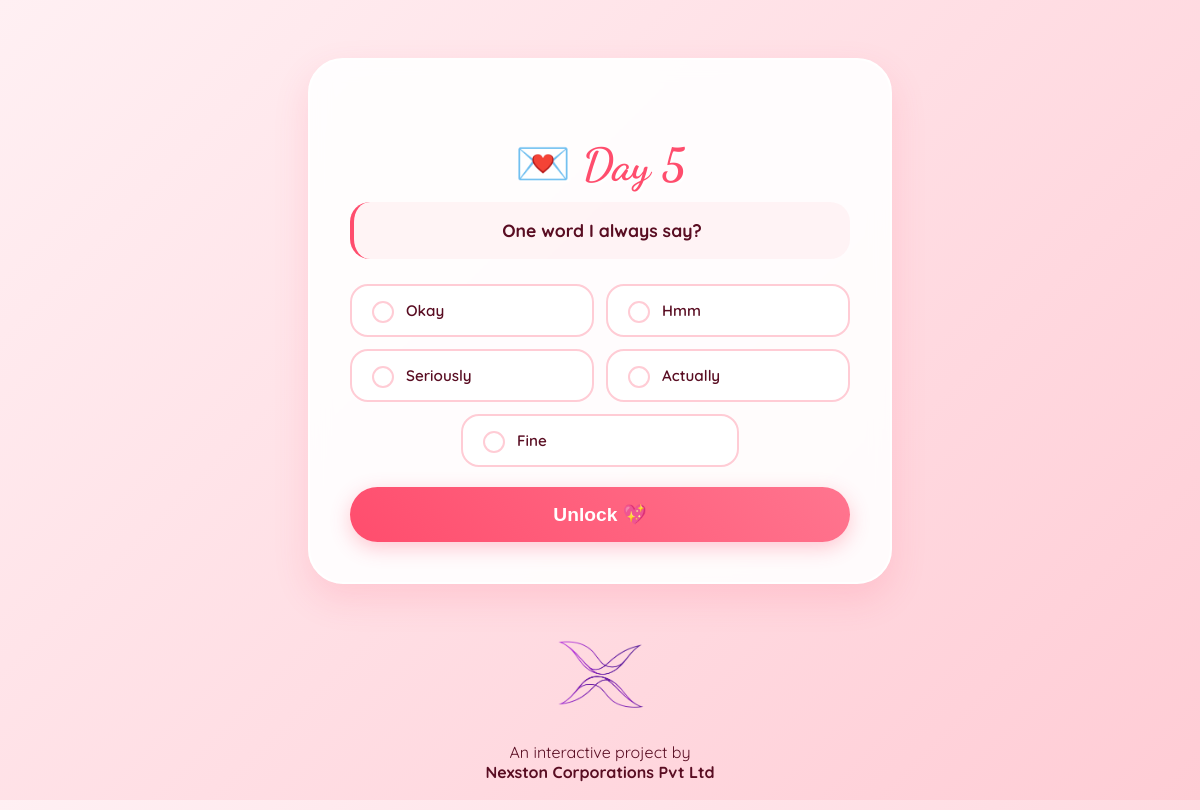
Page /unlock/1/5 on the committed database.
### models.py (models this page shows)
class DayQuestion(db.Model):
    id = db.Column(db.Integer, primary_key=True)
    session_id = db.Column(
        db.Integer,
        db.ForeignKey("valentine_session.id"),
        nullable=False
    )
    day_number = db.Column(db.Integer, nullable=False)
    question = db.Column(db.String(200), nullable=False)
    option_1 = db.Column(db.String(100), nullable=False)
    option_2 = db.Column(db.String(100), nullable=False)
    option_3 = db.Column(db.String(100), nullable=False)
    option_4 = db.Column(db.String(100), nullable=False)
    option_5 = db.Column(db.String(100), nullable=False)
    correct_option = db.Column(db.Integer, nullable=False)  # 1–5
    is_unlocked = db.Column(db.Boolean, default=False)
    unlocked_at = db.Column(db.DateTime)

### app.py (the view, shortened to what this page needs)
@app.route("/unlock/<int:session_id>/<int:day_number>", methods=["GET", "POST"])
def unlock(session_id, day_number):
    session = ValentineSession.query.get_or_404(session_id)
    day = DayQuestion.query.filter_by(
        session_id=session_id,
        day_number=day_number
    ).first_or_404()
    options = [
        day.option_1,
        day.option_2,
        day.option_3,
        day.option_4,
        day.option_5
    ]
    if day.is_unlocked:
        story = load_story(day_number, session.sender_name, session.partner_name)
        return render_template("reveal.html", story=story)
    error = None
    return render_template(
        "unlock.html",
        question=day.question,
        day_number=day_number,
        options=options,
        error=error
    )

### templates/unlock.html (shortened to what this page needs)
<!DOCTYPE html>
<html lang="en">
<head>
</head>
<body>
    <div class="box">
        <h2>💌 Day {{ day_number }}</h2>
        <div class="question-text">
            <strong>{{ question }}</strong>
        </div>
        <form method="post">
            <div class="options-grid">
                {% for option in options %}
                    <label class="option">
                        <input
                            type="radio"
                            name="selected_option"
                            value="{{ loop.index }}"
                            required
                        >
                        {{ option }}
                    </label>
                {% endfor %}
            </div>
            <button type="submit">Unlock 💖</button>
        </form>
    </div>
  <footer class="site-footer">
    <div class="footer-content">
      <img src="/static/logo.png" alt="Nexston Logo" class="footer-logo">
      <p>
        An interactive project by<br>
        <strong>Nexston Corporations Pvt Ltd</strong>
      </p>
    </div>
  </footer>
</body>
</html>

### templates/unlock.html (style rules this page uses)
:root { --primary: #ff4d6d; --secondary: #ff758f; --bg-soft: #fff0f3; --white: #ffffff; --text: #590d22; --accent: #ffccd5; --success: #2ecc71; --error: #e63946; }
body { font-family: 'Quicksand', sans-serif; background: linear-gradient(135deg, #fff0f3 0%, #ffccd5 100%); min-height: 100vh; margin: 0; padding: 20px; display: flex; justify-content: center; align-items: center; color: var(--text); overflow-x: hidden; position: relative; }
.box { background: rgba(255, 255, 255, 0.9); backdrop-filter: blur(10px); max-width: 500px; width: 100%; margin: auto; padding: 40px; border-radius: 35px; box-shadow: 0 15px 35px rgba(255, 77, 109, 0.15); border: 2px solid var(--white); animation: fadeIn 0.8s ease-out; text-align: center; position: relative; z-index: 1; }
h2 { font-family: 'Dancing Script', cursive; font-size: 2.8rem; color: var(--primary); margin-bottom: 10px; text-shadow: 2px 2px 0px rgba(255, 255, 255, 1); }
.question-text { font-size: 1.1rem; line-height: 1.5; margin-bottom: 25px; color: var(--text); background: rgba(255, 77, 109, 0.05); padding: 15px; border-radius: 20px; border-left: 4px solid var(--primary); }
.options-grid { display: grid; grid-template-columns: 1fr 1fr; gap: 12px; margin-bottom: 20px; }
.option { display: flex; align-items: center; text-align: left; padding: 12px 15px; background: var(--white); border: 2px solid var(--accent); border-radius: 18px; cursor: pointer; transition: all 0.3s cubic-bezier(0.175, 0.885, 0.32, 1.275); font-weight: 600; font-size: 0.95rem; position: relative; }
.option:last-child:nth-child(odd) { grid-column: 1 / span 2; justify-self: center; width: calc(50% - 6px); }
.option input[type="radio"] { appearance: none; -webkit-appearance: none; width: 22px; height: 22px; border: 2px solid var(--accent); border-radius: 50%; background: var(--white); cursor: pointer; position: relative; transition: all 0.2s ease; flex-shrink: 0; margin-right: 12px; display: flex; align-items: center; justify-content: center; }
button { background: linear-gradient(45deg, var(--primary), var(--secondary)); color: white; border: none; padding: 16px; width: 100%; font-size: 1.2rem; font-weight: 600; border-radius: 50px; cursor: pointer; transition: all 0.3s cubic-bezier(0.175, 0.885, 0.32, 1.275); box-shadow: 0 6px 20px rgba(255, 77, 109, 0.3); margin-top: 10px; display: flex; justify-content: center; align-items: center; gap: 10px; }
html, body { height: 100%; margin: 0; }
body { display: flex; flex-direction: column; }
.site-footer { background: transparent; border: none; padding: 18px 10px 22px; text-align: center; }
.footer-content { max-width: 600px; margin: auto; }
.footer-logo { height: 72px; max-width: 180px; object-fit: contain; margin-bottom: 10px; opacity: 0.95; transition: transform 0.3s ease, filter 0.3s ease, opacity 0.3s ease; }

### rows in the picture
DayQuestion: question "One word I always say?", option_1 "Okay", option_2 "Hmm", option_3 "Seriously", option_4 "Actually", option_5 "Fine"

### other values in the picture
{{ day_number }} "5"
